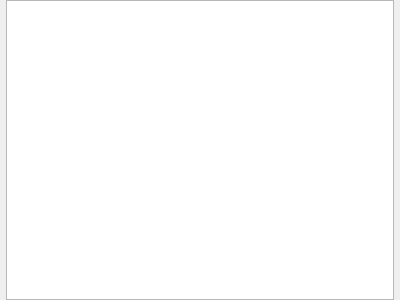
<?xml version="1.0" encoding="UTF-8"?>
<ui version="4.0">
 <class>ErrorPanel</class>
 <widget class="QWidget" name="ErrorPanel">
  <property name="geometry">
   <rect>
    <x>0</x>
    <y>0</y>
    <width>400</width>
    <height>300</height>
   </rect>
  </property>
  <property name="windowTitle">
   <string>Errors and Warnings</string>
  </property>
  <layout class="QHBoxLayout" name="horizontalLayout">
   <property name="leftMargin">
    <number>6</number>
   </property>
   <property name="topMargin">
    <number>0</number>
   </property>
   <property name="rightMargin">
    <number>0</number>
   </property>
   <property name="bottomMargin">
    <number>0</number>
   </property>
   <item>
    <widget class="MessageView" name="outView">
     <property name="tabChangesFocus">
      <bool>true</bool>
     </property>
     <property name="lineWrapMode">
      <enum>QTextEdit::NoWrap</enum>
     </property>
     <property name="openLinks">
      <bool>false</bool>
     </property>
    </widget>
   </item>
   <item>
    <widget class="QDialogButtonBox" name="buttonBox">
     <property name="orientation">
      <enum>Qt::Vertical</enum>
     </property>
     <property name="standardButtons">
      <set>QDialogButtonBox::NoButton</set>
     </property>
    </widget>
   </item>
  </layout>
 </widget>
 <customwidgets>
  <customwidget>
   <class>MessageView</class>
   <extends>QTextBrowser</extends>
   <header>nicos_ess.gui.widgets.messageview.h</header>
  </customwidget>
 </customwidgets>
 <resources/>
 <connections>
  <connection>
   <sender>buttonBox</sender>
   <signal>accepted()</signal>
   <receiver>outView</receiver>
   <slot>clear()</slot>
   <hints>
    <hint type="sourcelabel">
     <x>324</x>
     <y>226</y>
    </hint>
    <hint type="destinationlabel">
     <x>125</x>
     <y>200</y>
    </hint>
   </hints>
  </connection>
 </connections>
</ui>
